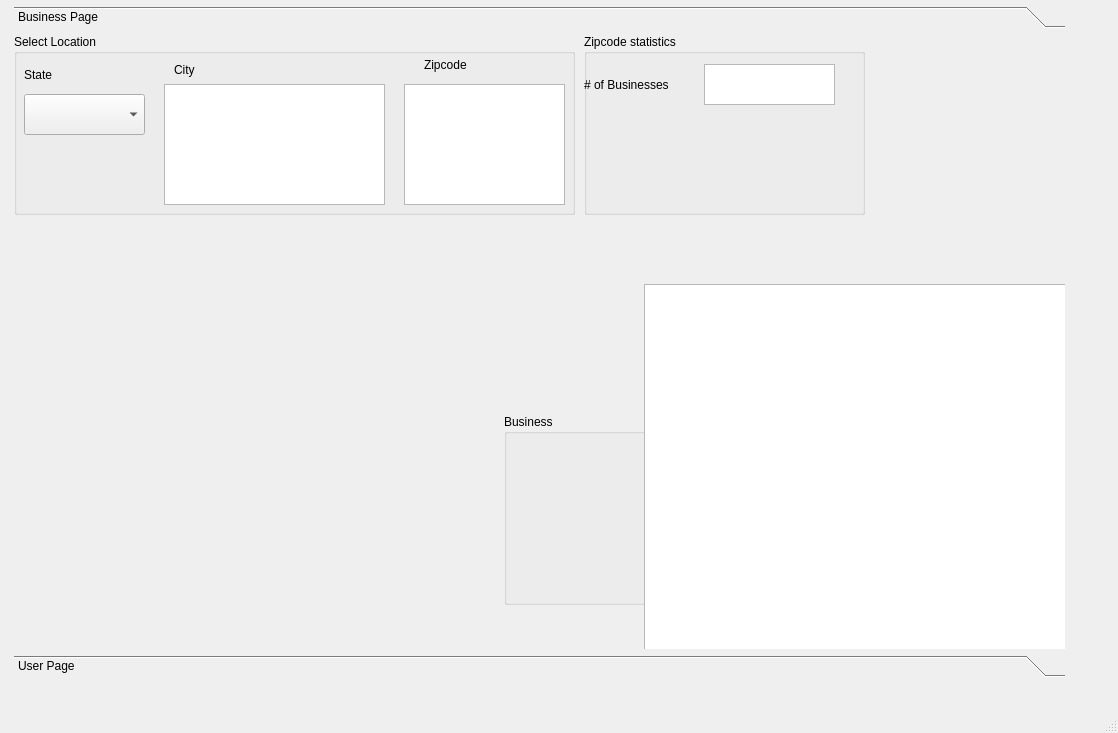
<?xml version="1.0" encoding="UTF-8"?>
<ui version="4.0">
 <class>MainWindow</class>
 <widget class="QMainWindow" name="MainWindow">
  <property name="geometry">
   <rect>
    <x>0</x>
    <y>0</y>
    <width>1118</width>
    <height>733</height>
   </rect>
  </property>
  <property name="windowTitle">
   <string>MainWindow</string>
  </property>
  <widget class="QWidget" name="centralwidget">
   <widget class="QToolBox" name="toolBox">
    <property name="geometry">
     <rect>
      <x>14</x>
      <y>6</y>
      <width>1051</width>
      <height>671</height>
     </rect>
    </property>
    <property name="styleSheet">
     <string notr="true">font: 12pt &quot;MS Shell Dlg 2&quot;;</string>
    </property>
    <property name="currentIndex">
     <number>0</number>
    </property>
    <widget class="QWidget" name="page">
     <property name="geometry">
      <rect>
       <x>0</x>
       <y>0</y>
       <width>1051</width>
       <height>593</height>
      </rect>
     </property>
     <attribute name="label">
      <string>Business Page</string>
     </attribute>
     <widget class="QGroupBox" name="Statecitygroup">
      <property name="geometry">
       <rect>
        <x>0</x>
        <y>0</y>
        <width>561</width>
        <height>181</height>
       </rect>
      </property>
      <property name="styleSheet">
       <string notr="true">font: 12pt &quot;MS Shell Dlg 2&quot;;</string>
      </property>
      <property name="title">
       <string>Select Location</string>
      </property>
      <widget class="QComboBox" name="stateList">
       <property name="geometry">
        <rect>
         <x>10</x>
         <y>60</y>
         <width>121</width>
         <height>41</height>
        </rect>
       </property>
      </widget>
      <widget class="QLabel" name="Statelabel">
       <property name="geometry">
        <rect>
         <x>10</x>
         <y>30</y>
         <width>81</width>
         <height>21</height>
        </rect>
       </property>
       <property name="text">
        <string>State</string>
       </property>
      </widget>
      <widget class="QLabel" name="Citylabel">
       <property name="geometry">
        <rect>
         <x>160</x>
         <y>20</y>
         <width>61</width>
         <height>31</height>
        </rect>
       </property>
       <property name="text">
        <string>City</string>
       </property>
      </widget>
      <widget class="QListWidget" name="cityList">
       <property name="geometry">
        <rect>
         <x>150</x>
         <y>50</y>
         <width>221</width>
         <height>121</height>
        </rect>
       </property>
      </widget>
      <widget class="QLabel" name="zipcodelabel">
       <property name="geometry">
        <rect>
         <x>410</x>
         <y>20</y>
         <width>71</width>
         <height>21</height>
        </rect>
       </property>
       <property name="text">
        <string>Zipcode</string>
       </property>
      </widget>
      <widget class="QTableView" name="tableView">
       <property name="geometry">
        <rect>
         <x>390</x>
         <y>50</y>
         <width>161</width>
         <height>121</height>
        </rect>
       </property>
      </widget>
     </widget>
     <widget class="QGroupBox" name="BusinessGroup">
      <property name="geometry">
       <rect>
        <x>490</x>
        <y>380</y>
        <width>591</width>
        <height>191</height>
       </rect>
      </property>
      <property name="styleSheet">
       <string notr="true">font: 12pt &quot;MS Shell Dlg 2&quot;;</string>
      </property>
      <property name="title">
       <string>Business</string>
      </property>
     </widget>
     <widget class="QTableWidget" name="businessTable">
      <property name="geometry">
       <rect>
        <x>630</x>
        <y>250</y>
        <width>541</width>
        <height>531</height>
       </rect>
      </property>
      <attribute name="horizontalHeaderStretchLastSection">
       <bool>true</bool>
      </attribute>
      <attribute name="verticalHeaderVisible">
       <bool>false</bool>
      </attribute>
     </widget>
     <widget class="QGroupBox" name="zipcodegroupbox">
      <property name="geometry">
       <rect>
        <x>570</x>
        <y>0</y>
        <width>281</width>
        <height>181</height>
       </rect>
      </property>
      <property name="title">
       <string>Zipcode statistics</string>
      </property>
      <widget class="QLabel" name="numbuslabel">
       <property name="geometry">
        <rect>
         <x>0</x>
         <y>40</y>
         <width>111</width>
         <height>21</height>
        </rect>
       </property>
       <property name="font">
        <font>
         <family>MS Shell Dlg 2</family>
         <pointsize>9</pointsize>
         <weight>50</weight>
         <italic>false</italic>
         <bold>false</bold>
        </font>
       </property>
       <property name="styleSheet">
        <string notr="true">font: 9pt &quot;MS Shell Dlg 2&quot;;</string>
       </property>
       <property name="text">
        <string># of Businesses</string>
       </property>
      </widget>
      <widget class="QListWidget" name="listWidget">
       <property name="geometry">
        <rect>
         <x>120</x>
         <y>30</y>
         <width>131</width>
         <height>41</height>
        </rect>
       </property>
      </widget>
     </widget>
    </widget>
    <widget class="QWidget" name="page_2">
     <property name="geometry">
      <rect>
       <x>0</x>
       <y>0</y>
       <width>1051</width>
       <height>593</height>
      </rect>
     </property>
     <attribute name="label">
      <string>User Page</string>
     </attribute>
    </widget>
   </widget>
  </widget>
  <widget class="QMenuBar" name="menubar">
   <property name="geometry">
    <rect>
     <x>0</x>
     <y>0</y>
     <width>1118</width>
     <height>26</height>
    </rect>
   </property>
  </widget>
  <widget class="QStatusBar" name="statusbar"/>
 </widget>
 <resources/>
 <connections/>
</ui>
